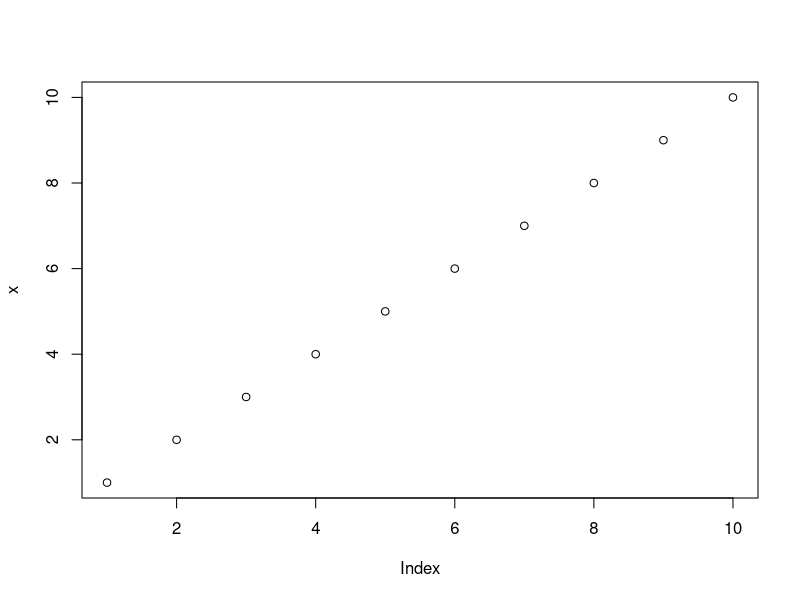
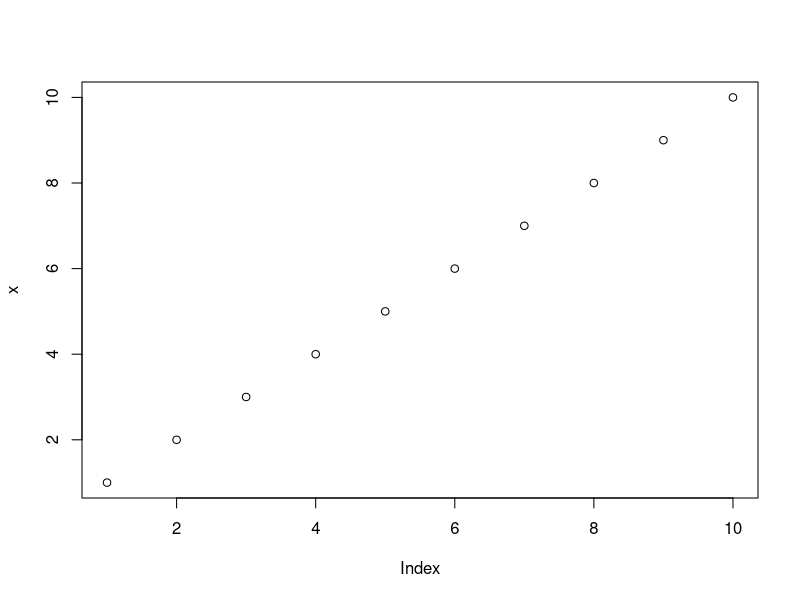

These figures' R source, in order:
## ---- chunk 1

    

## ---- chunk 2

    x <- 1:10

    y <- round(rnorm(10, x, 1), 2)

    df <- data.frame(x, y)

    df

## ---- chunk 3

x <- 1:10

y <- round(rnorm(10, x, 1), 2)

df <- data.frame(x, y)

df

## ---- chunk 4

    plot(x)

## ---- chunk 5

plot(x)

